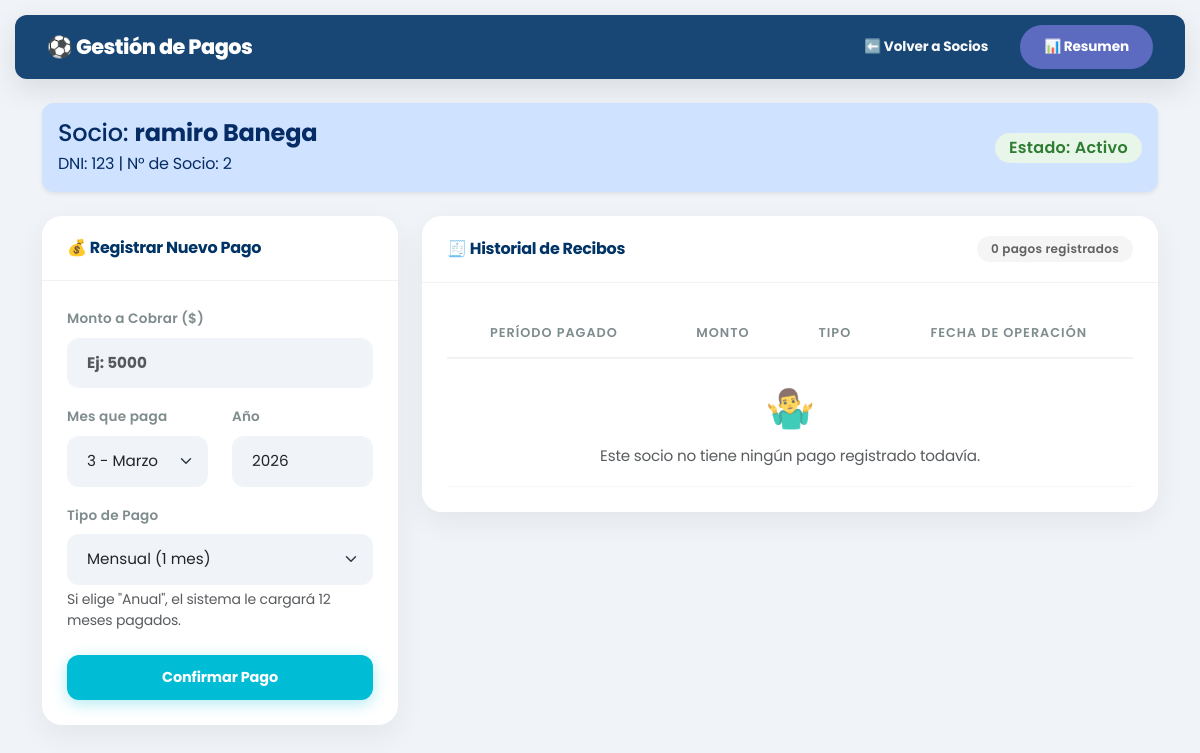
Page /historial/2 on the committed database.
### tables this page shows
CREATE TABLE socios 
                    (id_socio INTEGER PRIMARY KEY AUTOINCREMENT, 
                     dni TEXT UNIQUE, nombre TEXT, apellido TEXT, estado TEXT DEFAULT 'Activo', telefono TEXT DEFAULT '');

### app.py (the view)
@app.route('/historial/<int:id_socio>')
def historial(id_socio):
    conn = conectar_db()
    socio = conn.execute('SELECT * FROM socios WHERE id_socio = ?', (id_socio,)).fetchone()
    pagos = conn.execute('SELECT * FROM pagos WHERE id_socio = ? ORDER BY anio DESC, mes DESC', (id_socio,)).fetchall()
    conn.close()
    return render_template('historial.html', socio=socio, pagos=pagos)

### app.py (called while the page is built)
def conectar_db():
    conn = sqlite3.connect('club.db')
    conn.row_factory = sqlite3.Row
    return conn

### templates/historial.html (shortened to what this page needs)
<!DOCTYPE html>
<html lang="es">
<head>
    <link href="https://cdn.jsdelivr.net/npm/bootstrap@5.3.0/dist/css/bootstrap.min.css" rel="stylesheet">
    <link rel="stylesheet" href="{{ url_for('static', filename='css/style.css') }}?v=2.0">
</head>
<body class="bg-light">
<nav class="navbar navbar-dark navbar-custom navbar-expand-lg">
    <div class="container-fluid d-flex justify-content-between align-items-center">
        <span class="navbar-brand mb-0 h1">⚽ Gestión de Pagos</span>
        <div class="d-flex gap-2">
            <a href="/" class="btn btn-outline-light btn-sm fw-bold">⬅️ Volver a Socios</a>
            <a href="/resumen" class="btn btn-info btn-sm fw-bold text-white">📊 Resumen</a>
        </div>
    </div>
</nav>
<div class="container mt-4">
    <div class="alert alert-primary shadow-sm d-flex justify-content-between align-items-center mb-4" style="border-radius: var(--radius-md); border: none;" role="alert">
        <div>
            <h4 class="alert-heading mb-1">Socio: <strong>{{ socio.nombre }} {{ socio.apellido }}</strong></h4>
            <p class="mb-0">DNI: {{ socio.dni }} | N° de Socio: {{ socio.id_socio }}</p>
        </div>
        <span class="badge bg-success fs-6">Estado: {{ socio.estado }}</span>
    </div>
    <div class="row">
        <div class="col-md-4 mb-4">
            <div class="card shadow-sm">
                <div class="card-header fw-bold">
                    💰 Registrar Nuevo Pago
                </div>
                <div class="card-body">
                    <form action="/registrar_pago" method="POST">
                        <div class="mb-3">
                            <label class="form-label">Monto a Cobrar ($)</label>
                            <input type="number" step="0.01" name="monto" class="form-control form-control-lg text-success fw-bold" placeholder="Ej: 5000" required>
                        </div>
                        <div class="row">
                            <div class="col-6 mb-3">
                                <label class="form-label">Mes que paga</label>
                                <select name="mes" class="form-select" required>
                                    <option value="3" selected>3 - Marzo</option>
                                </select>
                            </div>
                            <div class="col-6 mb-3">
                                <label class="form-label">Año</label>
                                <input type="number" name="anio" class="form-control" value="2026" required>
                            </div>
                        </div>
                        <div class="mb-4">
                            <label class="form-label">Tipo de Pago</label>
                            <select name="tipo" class="form-select mb-1">
                                <option value="Mensual">Mensual (1 mes)</option>
                            </select>
                            <div class="form-text small text-muted">Si elige "Anual", el sistema le cargará 12 meses pagados.</div>
                        </div>
                        <button type="submit" class="btn btn-primary w-100 fw-bold py-2">Confirmar Pago</button>
                    </form>
                </div>
            </div>
        </div>
        <div class="col-md-8">
            <div class="card shadow-sm">
                <div class="card-header fw-bold d-flex justify-content-between align-items-center">
                    <span>🧾 Historial de Recibos</span>
                    <span class="badge bg-secondary">{{ pagos|length }} pagos registrados</span>
                </div>
                <div class="card-body p-0 table-responsive">
                    <table class="table table-hover mb-0 align-middle text-center">
                        <thead>
                            <tr>
                                <th>Período Pagado</th>
                                <th>Monto</th>
                                <th>Tipo</th>
                                <th>Fecha de Operación</th>
                            </tr>
                        </thead>
                        <tbody>
                            {% for pago in pagos %}
                            <tr>
                                <td class="fw-bold">Mes {{ pago.mes }} / {{ pago.anio }}</td>
                                <td class="text-success fw-bold">${{ pago.monto }}</td>
                                <td><span class="badge bg-info text-white">{{ pago.tipo }}</span></td>
                                <td class="text-muted small">{{ pago.fecha_registro }}</td>
                            </tr>
                            {% else %}
                            <tr>
                                <td colspan="4" class="text-center py-5 text-muted">
                                    <div class="fs-1 mb-2">🤷‍♂️</div>
                                    Este socio no tiene ningún pago registrado todavía.
                                </td>
                            </tr>
                            {% endfor %}
                        </tbody>
                    </table>
                </div>
            </div>
        </div>
    </div>
</div>
</body>
</html>

### static/css/style.css (style rules this page uses)
:root { --bg-main: #f0f4f8; --primary: #003366; --primary-light: #004a99; --accent: #00bcd4; --accent-dark: #0097a7; --text-main: #2c3e50; --text-muted: #7f8c8d; --shadow-soft: 0 10px 30px rgba(0,0,0,0.06); --transition: all 0.3s cubic-bezier(0.25, 0.8, 0.25, 1); --radius-lg: 20px; --radius-md: 12px; }
body { font-family: 'Poppins', sans-serif; background-color: var(--bg-main) !important; color: var(--text-main); overflow-x: hidden; letter-spacing: -0.2px; }
.bg-light { background-color: var(--bg-main) !important; }
.navbar-custom { background: rgba(0, 51, 102, 0.9) !important; backdrop-filter: blur(10px) saturate(180%); -webkit-backdrop-filter: blur(10px) saturate(180%); box-shadow: 0 10px 30px rgba(0,0,0,0.1) !important; border-radius: var(--radius-md); margin: 15px; padding: 10px 20px !important; transition: var(--transition); }
.navbar-brand { font-weight: 800; font-size: 1.3rem; letter-spacing: -0.5px; color: #ffffff !important; }
.navbar .btn { border-radius: 50px !important; font-weight: 600; text-transform: none; font-size: 0.85rem; }
.card { border: none !important; border-radius: var(--radius-lg) !important; background: #ffffff; box-shadow: var(--shadow-soft) !important; transition: var(--transition); margin-bottom: 20px; overflow: hidden; }
.card-header { background-color: #ffffff !important; border-bottom: 1px solid rgba(0,0,0,0.05) !important; padding: 20px 25px !important; font-weight: 700; font-size: 1rem; color: var(--primary) !important; letter-spacing: -0.3px; text-transform: none !important; }
.card-body { padding: 25px !important; }
.table { --bs-table-bg: transparent; --bs-table-hover-bg: rgba(0, 188, 212, 0.05); margin-bottom: 0; }
.table thead th { background-color: #ffffff !important; color: var(--text-muted) !important; font-weight: 600; font-size: 0.8rem; text-transform: uppercase; letter-spacing: 1px; padding: 15px 25px !important; border-bottom: 2px solid rgba(0,0,0,0.05) !important; }
.table tbody tr { transition: var(--transition); }
.table tbody td { padding: 18px 25px !important; font-size: 0.95rem; border-bottom: 1px solid rgba(0,0,0,0.03) !important; }
.btn { border-radius: var(--radius-md) !important; font-weight: 600; font-size: 0.9rem; padding: 12px 24px !important; transition: var(--transition); border: none !important; letter-spacing: -0.1px; }
.btn-primary { background-color: var(--accent) !important; color: #ffffff !important; box-shadow: 0 4px 15px rgba(0, 188, 212, 0.3) !important; }
.btn-info { background-color: #5c6bc0 !important; color: #ffffff !important; }
.form-control, .form-select { border-radius: var(--radius-md) !important; border: 2px solid var(--bg-main) !important; padding: 12px 18px !important; background-color: var(--bg-main) !important; transition: var(--transition); font-size: 0.95rem; }
.form-label { font-weight: 600; color: var(--text-muted); font-size: 0.85rem; margin-bottom: 8px; letter-spacing: 0.2px; }
.badge { border-radius: 50px !important; padding: 7px 14px !important; font-weight: 600; font-size: 0.75rem; letter-spacing: 0.3px; }
.badge.bg-success { background-color: #e8f5e9 !important; color: #2e7d32 !important; }
.badge.bg-secondary { background-color: #f5f5f5 !important; color: #616161 !important; }

### rows in the picture
socios: nombre "ramiro", apellido "Banega", dni "123", id_socio "2", estado "Activo"

### other values in the picture
{{ pagos|length }} "0"
